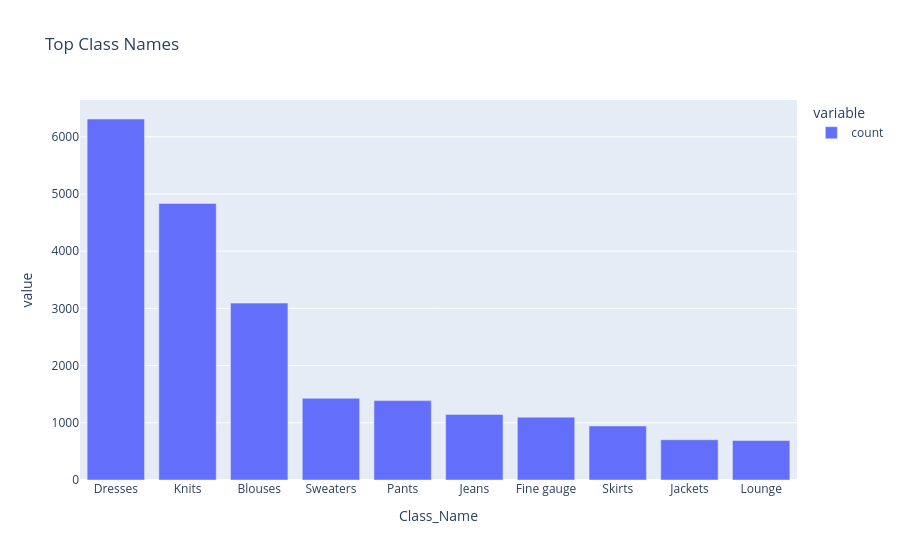

Write notebook code for a chart like this one.
### Code cell
fig = px.bar(
    df['Class_Name'].value_counts().head(10),
    title='Top Class Names'
)

fig.show()

### Figure 1 — Plotly figure (JSON) as saved in the notebook; plotly's stock layout.template omitted (floating-point values rounded to 4 significant figures)
{"data": [{"hovertemplate": "variable=count<br>Class_Name=%{x}<br>value=%{y}<extra></extra>", "legendgroup": "count", "marker": {"color": "#636efa", "pattern": {"shape": ""}}, "name": "count", "orientation": "v", "showlegend": true, "textposition": "auto", "type": "bar", "x": ["Dresses", "Knits", "Blouses", "Sweaters", "Pants", "Jeans", "Fine gauge", "Skirts", "Jackets", "Lounge"], "xaxis": "x", "y": [6312, 4835, 3093, 1428, 1388, 1146, 1099, 945, 704, 691], "yaxis": "y"}], "layout": {"barmode": "relative", "legend": {"title": {"text": "variable"}, "tracegroupgap": 0}, "title": {"text": "Top Class Names"}, "xaxis": {"anchor": "y", "domain": [0, 1], "title": {"text": "Class_Name"}}, "yaxis": {"anchor": "x", "domain": [0, 1], "title": {"text": "value"}}}}
